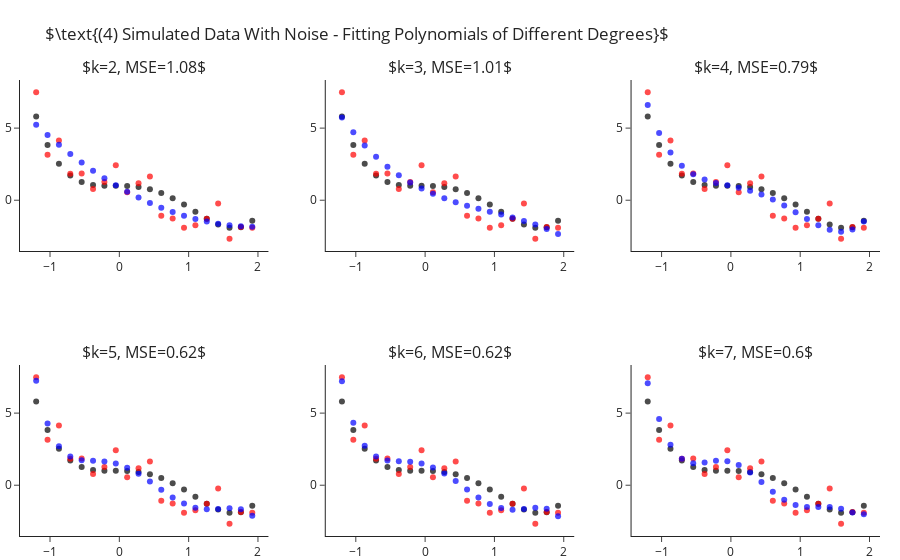

The cell this chart's notebook holds for it:
### Markdown cell above
## Fitting Polynomial Of Different Degrees - With Sample Noise

Still fitting for different values of $k$, let us add some standard Gaussian noise (i.e. $\mathcal{N}\left(0,1\right)$).
This time we observe two things:
- Even for the correct $k=4$ model we are not able to achieve zero MSE.
- As we increase $4<k\rightarrow 7$ we manage to decrease the error more and more.

### Code cell
y = y_ + np.random.normal(size=len(y_))

ks = range(2, 8)
fig = make_subplots(2, 3, subplot_titles=list(ks))
for i, k in enumerate(ks):
    r,c = i//3+1, i%3+1 
    
    y_hat = make_pipeline(PolynomialFeatures(k), LinearRegression(fit_intercept=False)).fit(X, y).predict(X)
    fig.add_traces([go.Scatter(x=x, y=y_, mode="markers", name="Real Points",  marker=dict(color="black", opacity=.7), showlegend=False),
                    go.Scatter(x=x, y=y, mode="markers", name="Observed Points",  marker=dict(color="red", opacity=.7), showlegend=False), 
                    go.Scatter(x=x, y=y_hat, mode="markers", name="Predicted Points",  marker=dict(color="blue", opacity=.7), showlegend=False)], rows=r, cols=c)
    fig["layout"]["annotations"][i]["text"] = rf"$k={{0}}, MSE={{1}}$".format(k, round(np.mean((y-y_hat)**2), 2))

fig.update_layout(title=r"$\text{(4) Simulated Data With Noise - Fitting Polynomials of Different Degrees}$", margin=dict(t=80)).show()

### Figure 1 — Plotly figure (JSON) as saved in the notebook; plotly's stock layout.template omitted (floating-point values rounded to 4 significant figures)
{"data": [{"marker": {"color": "black", "opacity": 0.7}, "mode": "markers", "name": "Real Points", "showlegend": false, "type": "scatter", "x": [-1.2, -1.036, -0.8718, -0.7077, -0.5436, -0.3795, -0.2154, -0.05128, 0.1128, 0.2769, 0.441, 0.6051, 0.7692, 0.9333, 1.097, 1.262, 1.426, 1.59, 1.754, 1.918], "xaxis": "x", "y": [5.81, 3.838, 2.523, 1.709, 1.261, 1.058, 0.9989, 0.999, 0.9909, 0.9251, 0.769, 0.5078, 0.1439, -0.3028, -0.7951, -1.278, -1.68, -1.912, -1.866, -1.418], "yaxis": "y"}, {"marker": {"color": "red", "opacity": 0.7}, "mode": "markers", "name": "Observed Points", "showlegend": false, "type": "scatter", "x": [-1.2, -1.036, -0.8718, -0.7077, -0.5436, -0.3795, -0.2154, -0.05128, 0.1128, 0.2769, 0.441, 0.6051, 0.7692, 0.9333, 1.097, 1.262, 1.426, 1.59, 1.754, 1.918], "xaxis": "x", "y": [7.484, 3.15, 4.135, 1.841, 1.861, 0.7867, 1.26, 2.418, 0.5541, 1.176, 1.641, -1.076, -1.265, -1.905, -1.728, -1.276, -0.2215, -2.668, -1.863, -1.917], "yaxis": "y"}, {"marker": {"color": "blue", "opacity": 0.7}, "mode": "markers", "name": "Predicted Points", "showlegend": false, "type": "scatter", "x": [-1.2, -1.036, -0.8718, -0.7077, -0.5436, -0.3795, -0.2154, -0.05128, 0.1128, 0.2769, 0.441, 0.6051, 0.7692, 0.9333, 1.097, 1.262, 1.426, 1.59, 1.754, 1.918], "xaxis": "x", "y": [5.232, 4.519, 3.845, 3.208, 2.609, 2.048, 1.524, 1.039, 0.5912, 0.1814, -0.1907, -0.5249, -0.8213, -1.08, -1.301, -1.484, -1.629, -1.736, -1.806, -1.837], "yaxis": "y"}, {"marker": {"color": "black", "opacity": 0.7}, "mode": "markers", "name": "Real Points", "showlegend": false, "type": "scatter", "x": [-1.2, -1.036, -0.8718, -0.7077, -0.5436, -0.3795, -0.2154, -0.05128, 0.1128, 0.2769, 0.441, 0.6051, 0.7692, 0.9333, 1.097, 1.262, 1.426, 1.59, 1.754, 1.918], "xaxis": "x2", "y": [5.81, 3.838, 2.523, 1.709, 1.261, 1.058, 0.9989, 0.999, 0.9909, 0.9251, 0.769, 0.5078, 0.1439, -0.3028, -0.7951, -1.278, -1.68, -1.912, -1.866, -1.418], "yaxis": "y2"}, {"marker": {"color": "red", "opacity": 0.7}, "mode": "markers", "name": "Observed Points", "showlegend": false, "type": "scatter", "x": [-1.2, -1.036, -0.8718, -0.7077, -0.5436, -0.3795, -0.2154, -0.05128, 0.1128, 0.2769, 0.441, 0.6051, 0.7692, 0.9333, 1.097, 1.262, 1.426, 1.59, 1.754, 1.918], "xaxis": "x2", "y": [7.484, 3.15, 4.135, 1.841, 1.861, 0.7867, 1.26, 2.418, 0.5541, 1.176, 1.641, -1.076, -1.265, -1.905, -1.728, -1.276, -0.2215, -2.668, -1.863, -1.917], "yaxis": "y2"}, {"marker": {"color": "blue", "opacity": 0.7}, "mode": "markers", "name": "Predicted Points", "showlegend": false, "type": "scatter", "x": [-1.2, -1.036, -0.8718, -0.7077, -0.5436, -0.3795, -0.2154, -0.05128, 0.1128, 0.2769, 0.441, 0.6051, 0.7692, 0.9333, 1.097, 1.262, 1.426, 1.59, 1.754, 1.918], "xaxis": "x2", "y": [5.737, 4.705, 3.8, 3.011, 2.328, 1.74, 1.236, 0.807, 0.4417, 0.1298, -0.1391, -0.3754, -0.5894, -0.7917, -0.9927, -1.203, -1.432, -1.692, -1.992, -2.342], "yaxis": "y2"}, {"marker": {"color": "black", "opacity": 0.7}, "mode": "markers", "name": "Real Points", "showlegend": false, "type": "scatter", "x": [-1.2, -1.036, -0.8718, -0.7077, -0.5436, -0.3795, -0.2154, -0.05128, 0.1128, 0.2769, 0.441, 0.6051, 0.7692, 0.9333, 1.097, 1.262, 1.426, 1.59, 1.754, 1.918], "xaxis": "x3", "y": [5.81, 3.838, 2.523, 1.709, 1.261, 1.058, 0.9989, 0.999, 0.9909, 0.9251, 0.769, 0.5078, 0.1439, -0.3028, -0.7951, -1.278, -1.68, -1.912, -1.866, -1.418], "yaxis": "y3"}, {"marker": {"color": "red", "opacity": 0.7}, "mode": "markers", "name": "Observed Points", "showlegend": false, "type": "scatter", "x": [-1.2, -1.036, -0.8718, -0.7077, -0.5436, -0.3795, -0.2154, -0.05128, 0.1128, 0.2769, 0.441, 0.6051, 0.7692, 0.9333, 1.097, 1.262, 1.426, 1.59, 1.754, 1.918], "xaxis": "x3", "y": [7.484, 3.15, 4.135, 1.841, 1.861, 0.7867, 1.26, 2.418, 0.5541, 1.176, 1.641, -1.076, -1.265, -1.905, -1.728, -1.276, -0.2215, -2.668, -1.863, -1.917], "yaxis": "y3"}, {"marker": {"color": "blue", "opacity": 0.7}, "mode": "markers", "name": "Predicted Points", "showlegend": false, "type": "scatter", "x": [-1.2, -1.036, -0.8718, -0.7077, -0.5436, -0.3795, -0.2154, -0.05128, 0.1128, 0.2769, 0.441, 0.6051, 0.7692, 0.9333, 1.097, 1.262, 1.426, 1.59, 1.754, 1.918], "xaxis": "x3", "y": [6.598, 4.66, 3.302, 2.388, 1.8, 1.434, 1.202, 1.031, 0.8631, 0.658, 0.3891, 0.04613, -0.3658, -0.826, -1.298, -1.73, -2.056, -2.191, -2.037, -1.48], "yaxis": "y3"}, {"marker": {"color": "black", "opacity": 0.7}, "mode": "markers", "name": "Real Points", "showlegend": false, "type": "scatter", "x": [-1.2, -1.036, -0.8718, -0.7077, -0.5436, -0.3795, -0.2154, -0.05128, 0.1128, 0.2769, 0.441, 0.6051, 0.7692, 0.9333, 1.097, 1.262, 1.426, 1.59, 1.754, 1.918], "xaxis": "x4", "y": [5.81, 3.838, 2.523, 1.709, 1.261, 1.058, 0.9989, 0.999, 0.9909, 0.9251, 0.769, 0.5078, 0.1439, -0.3028, -0.7951, -1.278, -1.68, -1.912, -1.866, -1.418], "yaxis": "y4"}, {"marker": {"color": "red", "opacity": 0.7}, "mode": "markers", "name": "Observed Points", "showlegend": false, "type": "scatter", "x": [-1.2, -1.036, -0.8718, -0.7077, -0.5436, -0.3795, -0.2154, -0.05128, 0.1128, 0.2769, 0.441, 0.6051, 0.7692, 0.9333, 1.097, 1.262, 1.426, 1.59, 1.754, 1.918], "xaxis": "x4", "y": [7.484, 3.15, 4.135, 1.841, 1.861, 0.7867, 1.26, 2.418, 0.5541, 1.176, 1.641, -1.076, -1.265, -1.905, -1.728, -1.276, -0.2215, -2.668, -1.863, -1.917], "yaxis": "y4"}, {"marker": {"color": "blue", "opacity": 0.7}, "mode": "markers", "name": "Predicted Points", "showlegend": false, "type": "scatter", "x": [-1.2, -1.036, -0.8718, -0.7077, -0.5436, -0.3795, -0.2154, -0.05128, 0.1128, 0.2769, 0.441, 0.6051, 0.7692, 0.9333, 1.097, 1.262, 1.426, 1.59, 1.754, 1.918], "xaxis": "x4", "y": [7.239, 4.289, 2.706, 1.984, 1.738, 1.689, 1.649, 1.507, 1.219, 0.7889, 0.2581, -0.3097, -0.8424, -1.273, -1.553, -1.669, -1.651, -1.595, -1.666, -2.121], "yaxis": "y4"}, {"marker": {"color": "black", "opacity": 0.7}, "mode": "markers", "name": "Real Points", "showlegend": false, "type": "scatter", "x": [-1.2, -1.036, -0.8718, -0.7077, -0.5436, -0.3795, -0.2154, -0.05128, 0.1128, 0.2769, 0.441, 0.6051, 0.7692, 0.9333, 1.097, 1.262, 1.426, 1.59, 1.754, 1.918], "xaxis": "x5", "y": [5.81, 3.838, 2.523, 1.709, 1.261, 1.058, 0.9989, 0.999, 0.9909, 0.9251, 0.769, 0.5078, 0.1439, -0.3028, -0.7951, -1.278, -1.68, -1.912, -1.866, -1.418], "yaxis": "y5"}, {"marker": {"color": "red", "opacity": 0.7}, "mode": "markers", "name": "Observed Points", "showlegend": false, "type": "scatter", "x": [-1.2, -1.036, -0.8718, -0.7077, -0.5436, -0.3795, -0.2154, -0.05128, 0.1128, 0.2769, 0.441, 0.6051, 0.7692, 0.9333, 1.097, 1.262, 1.426, 1.59, 1.754, 1.918], "xaxis": "x5", "y": [7.484, 3.15, 4.135, 1.841, 1.861, 0.7867, 1.26, 2.418, 0.5541, 1.176, 1.641, -1.076, -1.265, -1.905, -1.728, -1.276, -0.2215, -2.668, -1.863, -1.917], "yaxis": "y5"}, {"marker": {"color": "blue", "opacity": 0.7}, "mode": "markers", "name": "Predicted Points", "showlegend": false, "type": "scatter", "x": [-1.2, -1.036, -0.8718, -0.7077, -0.5436, -0.3795, -0.2154, -0.05128, 0.1128, 0.2769, 0.441, 0.6051, 0.7692, 0.9333, 1.097, 1.262, 1.426, 1.59, 1.754, 1.918], "xaxis": "x5", "y": [7.205, 4.331, 2.739, 1.984, 1.712, 1.655, 1.625, 1.504, 1.237, 0.8195, 0.2887, -0.2921, -0.8458, -1.297, -1.588, -1.695, -1.652, -1.561, -1.624, -2.156], "yaxis": "y5"}, {"marker": {"color": "black", "opacity": 0.7}, "mode": "markers", "name": "Real Points", "showlegend": false, "type": "scatter", "x": [-1.2, -1.036, -0.8718, -0.7077, -0.5436, -0.3795, -0.2154, -0.05128, 0.1128, 0.2769, 0.441, 0.6051, 0.7692, 0.9333, 1.097, 1.262, 1.426, 1.59, 1.754, 1.918], "xaxis": "x6", "y": [5.81, 3.838, 2.523, 1.709, 1.261, 1.058, 0.9989, 0.999, 0.9909, 0.9251, 0.769, 0.5078, 0.1439, -0.3028, -0.7951, -1.278, -1.68, -1.912, -1.866, -1.418], "yaxis": "y6"}, {"marker": {"color": "red", "opacity": 0.7}, "mode": "markers", "name": "Observed Points", "showlegend": false, "type": "scatter", "x": [-1.2, -1.036, -0.8718, -0.7077, -0.5436, -0.3795, -0.2154, -0.05128, 0.1128, 0.2769, 0.441, 0.6051, 0.7692, 0.9333, 1.097, 1.262, 1.426, 1.59, 1.754, 1.918], "xaxis": "x6", "y": [7.484, 3.15, 4.135, 1.841, 1.861, 0.7867, 1.26, 2.418, 0.5541, 1.176, 1.641, -1.076, -1.265, -1.905, -1.728, -1.276, -0.2215, -2.668, -1.863, -1.917], "yaxis": "y6"}, {"marker": {"color": "blue", "opacity": 0.7}, "mode": "markers", "name": "Predicted Points", "showlegend": false, "type": "scatter", "x": [-1.2, -1.036, -0.8718, -0.7077, -0.5436, -0.3795, -0.2154, -0.05128, 0.1128, 0.2769, 0.441, 0.6051, 0.7692, 0.9333, 1.097, 1.262, 1.426, 1.59, 1.754, 1.918], "xaxis": "x6", "y": [7.069, 4.595, 2.803, 1.836, 1.524, 1.573, 1.692, 1.667, 1.396, 0.8843, 0.2239, -0.4512, -1.009, -1.364, -1.506, -1.508, -1.504, -1.626, -1.889, -2.02], "yaxis": "y6"}], "layout": {"annotations": [{"font": {"size": 16}, "showarrow": false, "text": "$k=2, MSE=1.08$", "x": 0.1444, "xanchor": "center", "xref": "paper", "y": 1, "yanchor": "bottom", "yref": "paper"}, {"font": {"size": 16}, "showarrow": false, "text": "$k=3, MSE=1.01$", "x": 0.5, "xanchor": "center", "xref": "paper", "y": 1, "yanchor": "bottom", "yref": "paper"}, {"font": {"size": 16}, "showarrow": false, "text": "$k=4, MSE=0.79$", "x": 0.8556, "xanchor": "center", "xref": "paper", "y": 1, "yanchor": "bottom", "yref": "paper"}, {"font": {"size": 16}, "showarrow": false, "text": "$k=5, MSE=0.62$", "x": 0.1444, "xanchor": "center", "xref": "paper", "y": 0.375, "yanchor": "bottom", "yref": "paper"}, {"font": {"size": 16}, "showarrow": false, "text": "$k=6, MSE=0.62$", "x": 0.5, "xanchor": "center", "xref": "paper", "y": 0.375, "yanchor": "bottom", "yref": "paper"}, {"font": {"size": 16}, "showarrow": false, "text": "$k=7, MSE=0.6$", "x": 0.8556, "xanchor": "center", "xref": "paper", "y": 0.375, "yanchor": "bottom", "yref": "paper"}], "margin": {"t": 80}, "title": {"text": "$\\text{(4) Simulated Data With Noise - Fitting Polynomials of Different Degrees}$"}, "xaxis": {"anchor": "y", "domain": [0, 0.2889]}, "xaxis2": {"anchor": "y2", "domain": [0.3556, 0.6444]}, "xaxis3": {"anchor": "y3", "domain": [0.7111, 1]}, "xaxis4": {"anchor": "y4", "domain": [0, 0.2889]}, "xaxis5": {"anchor": "y5", "domain": [0.3556, 0.6444]}, "xaxis6": {"anchor": "y6", "domain": [0.7111, 1]}, "yaxis": {"anchor": "x", "domain": [0.625, 1]}, "yaxis2": {"anchor": "x2", "domain": [0.625, 1]}, "yaxis3": {"anchor": "x3", "domain": [0.625, 1]}, "yaxis4": {"anchor": "x4", "domain": [0, 0.375]}, "yaxis5": {"anchor": "x5", "domain": [0, 0.375]}, "yaxis6": {"anchor": "x6", "domain": [0, 0.375]}}}
